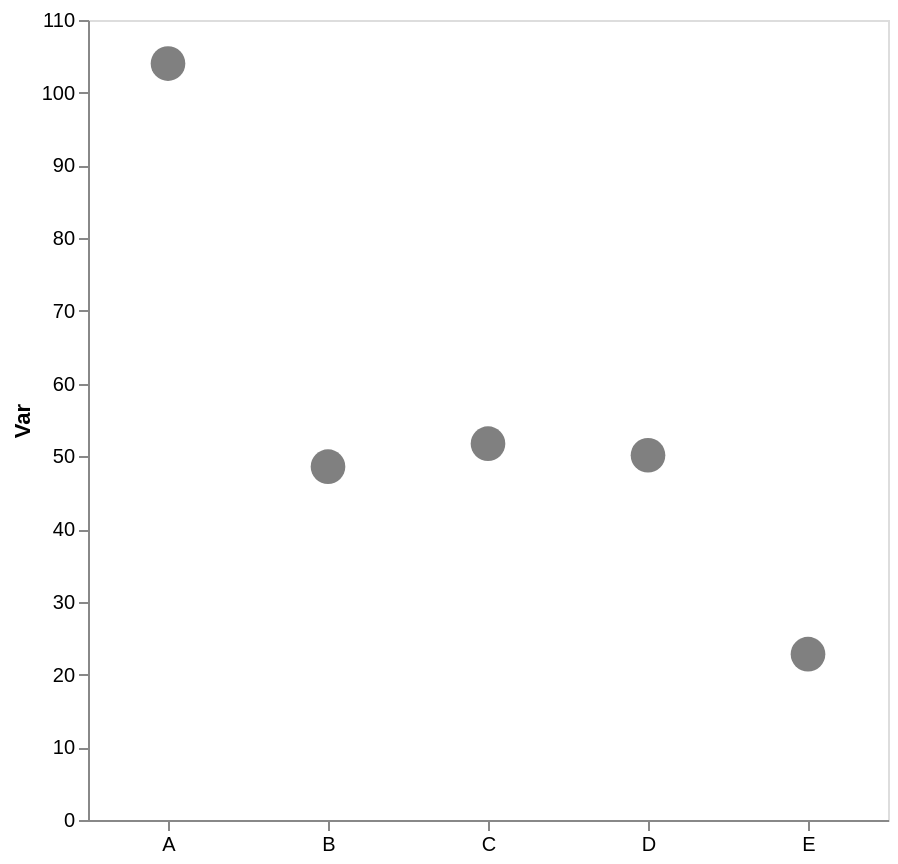

Here is the Vega-Lite specification saved for this chart:
### Vega-Lite specification from a JSON file in a GitHub repository (floating-point values rounded to 4 significant figures)
{"config": {"view": {"continuousWidth": 300, "continuousHeight": 300}, "axis": {"grid": false}, "bar": {"color": "gray"}}, "data": {"name": "data-483887f0258be536582adf2cf0a6d542"}, "mark": {"type": "point", "color": "gray", "filled": true, "size": 300}, "encoding": {"x": {"axis": {"labelAngle": 0, "title": null}, "field": "cat", "type": "nominal"}, "y": {"aggregate": "mean", "axis": {"title": "Var"}, "field": "var1", "type": "quantitative"}}, "height": 400, "width": 400, "$schema": "https://vega.github.io/schema/vega-lite/v5.17.0.json", "datasets": {"data-483887f0258be536582adf2cf0a6d542": [{"cat": "C", "var1": 54.56, "var2": 43.92}, {"cat": "C", "var1": 49.48, "var2": 54.45}, {"cat": "C", "var1": 51.71, "var2": 65.0}, {"cat": "D", "var1": 45.28, "var2": 51.48}, {"cat": "C", "var1": 57.11, "var2": 52.51}, {"cat": "E", "var1": 25.12, "var2": 47.55}, {"cat": "E", "var1": 20.48, "var2": 54.9}, {"cat": "A", "var1": 88.24, "var2": 44.61}, {"cat": "A", "var1": 119.8, "var2": 48.32}, {"cat": "B", "var1": 48.58, "var2": 40.01}, {"cat": "D", "var1": 55.02, "var2": 60.16}, {"cat": "C", "var1": 45.9, "var2": 59.58}]}}
